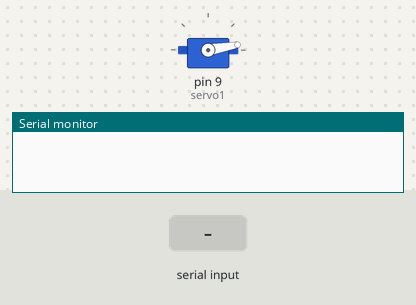
The sketch below on a simulated Arduino Uno, built with avr-gcc and run on an emulated ATmega328P. On the bench: servo, the last lines printed to the serial monitor. Inputs (shaded band) come from the test bench.

Above: at 1.2 s.
1.3 s: "90,45\n" received over Serial
At 2.37 s:
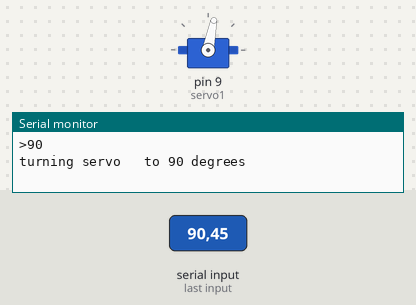
At 4.0 s:
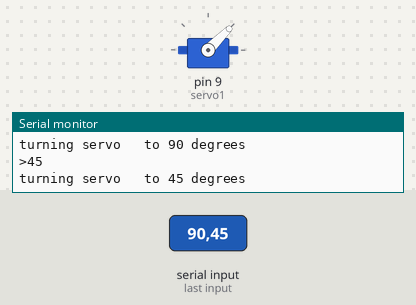
4.3 s: "30,150\n" received over Serial
At 7.3 s:
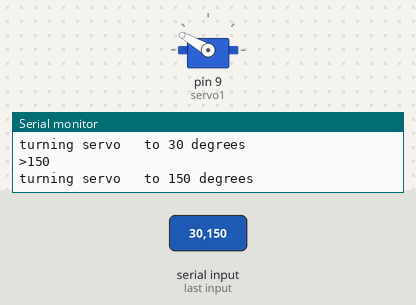
Timing chart, 0 to 8.8 s (numbered marks = the images above; inputs shaded):
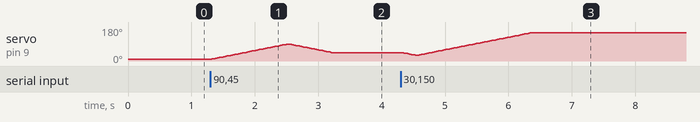

Measured:
- after the input at 1.3 s, servo on pin 9 (servo1): rises from 10° to 90° in 1.2 s, then falls to 45° in 0.68 s

The sketch:

m2.ino
```cpp
#include <Servo.h>
Servo servo1;
int pos = 10;
int delay_time = 15;
int step = 1;

void setup()
{

    Serial.begin(9600);
    while (!Serial);
    servo1.attach(9);
    servo1.write(10);
}

void loop()
{
    moveServo();
}

void moveServo()
{
    if (Serial.available())

    {
        int state = Serial.parseInt();

        if (state < 10)

        {
            Serial.print(">");
            Serial.println(state);
            Serial.println("cannost   execute command, too low number");
        }

        if (state >= 10 && state < 170)
        {
            Serial.print(">");
            Serial.println(state);
            Serial.print("turning servo   to ");
            Serial.print(state);
            Serial.println(" degrees");
            turnToAngle(state);
        }
    }
}

void turnToAngle(int angle)
{
    if (angle > pos)
    {
        for (int i = pos; i <= angle; i = i + step)
        {
            pos = i;
            servo1.write(i);
            delay(delay_time);
        }
    }
    else if (angle < pos)
    {
        for (int i = pos; i >= angle; i = i - step)
        {
            pos = i;
            servo1.write(i);
            delay(delay_time);
        }
    }
    else
    {
      servo1.write(pos);
    }
}
```
